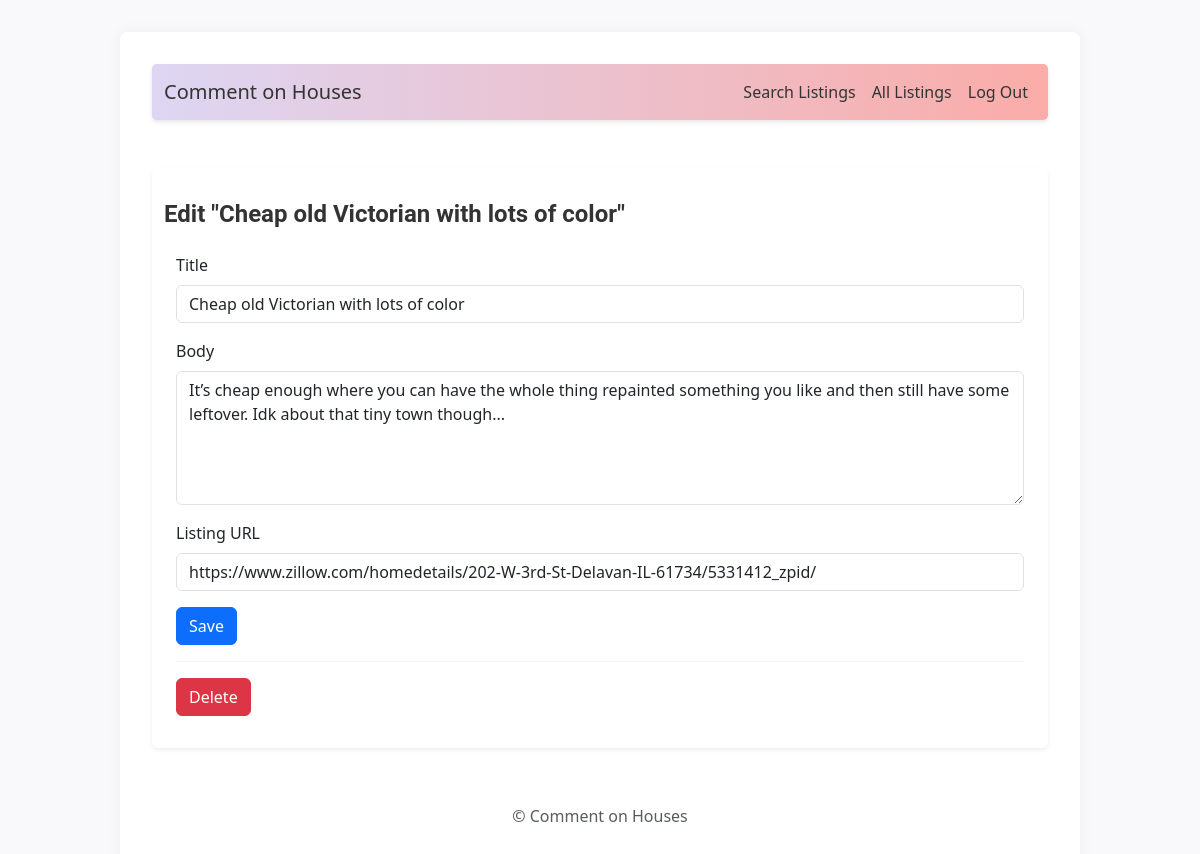
Page /14/update (signed in) on the committed database.
### tables this page shows
CREATE TABLE post (
  id INTEGER PRIMARY KEY AUTOINCREMENT,
  author_id INTEGER NOT NULL,
  created TIMESTAMP NOT NULL DEFAULT CURRENT_TIMESTAMP,
  title TEXT NOT NULL,
  body TEXT NOT NULL,
  listing TEXT,
  state TEXT,
  FOREIGN KEY (author_id) REFERENCES user (id)
);

### flaskr/blog.py (the view, shortened to what this page needs)
@bp.route('/<int:id>/update', methods=('GET', 'POST'))
@login_required
def update(id):
    post = get_post(id)
    return render_template('blog/update.html', post=post)

### flaskr/auth.py (called while the page is built)
def login_required(view):
    @functools.wraps(view)
    def wrapped_view(**kwargs):
        if g.user is None:
            return redirect(url_for('auth.login'))
        return view(**kwargs)
    return wrapped_view

@bp.before_app_request
def load_logged_in_user():
    user_id = session.get('user_id')
    if user_id is None:
        g.user = None
    else:
        g.user = get_db().execute(
            'SELECT * FROM user WHERE id = ?', (user_id,)
        ).fetchone()

### flaskr/blog.py (called while the page is built)
def get_post(id, check_author=True):
    post = get_db().execute(
        'SELECT p.id, title, body, created, author_id, username, listing'
        ' FROM post p JOIN user u ON p.author_id = u.id'
        ' WHERE p.id = ?',
        (id,)
    ).fetchone()
    if post is None:
        abort(404, f"Post id {id} doesn't exist.")
    if check_author and post['author_id'] != g.user['id']:
        abort(403)
    return post

### flaskr/db.py (called while the page is built)
def get_db():
    if 'db' not in g:
        g.db = sqlite3.connect(
            current_app.config['DATABASE'],
            detect_types=sqlite3.PARSE_DECLTYPES
        )
        g.db.row_factory = sqlite3.Row
    return g.db

### flaskr/templates/blog/update.html
{% extends 'base.html' %}
{% block header %}
  <h1>{% block title %}Edit "{{ post['title'] }}"{% endblock %}</h1>
{% endblock %}
{% block content %}
  <div class="container mt-4">
    <form method="post">
      <div class="mb-3">
        <label for="title" class="form-label">Title</label>
        <input type="text" class="form-control" name="title" id="title" value="{{ request.form['title'] or post['title'] }}" required>
      </div>
      <div class="mb-3">
        <label for="body" class="form-label">Body</label>
        <textarea class="form-control" name="body" id="body" rows="5">{{ request.form['body'] or post['body'] }}</textarea>
      </div>
      <div class="mb-3">
        <label for="listing" class="form-label">Listing URL</label>
        <input type="url" class="form-control" name="listing" id="listing" value="{{ request.form['listing'] or post['listing'] }}">
      </div>
      <button type="submit" class="btn btn-primary">Save</button>
    </form>
    <hr>
    <form action="{{ url_for('blog.delete', id=post['id']) }}" method="post">
      <button type="submit" class="btn btn-danger" onclick="return confirm('Are you sure?');">Delete</button>
    </form>
  </div>
{% endblock %}

### flaskr/static/style.css (style rules this page uses)
html { font-family: "Roboto", sans-serif; background: #f9f9fb; color: #424242; line-height: 1.6; }
body { max-width: 80vw; margin: 2rem auto; background: #fff; padding: 2rem; box-shadow: 0 0 15px rgba(0, 0, 0, 0.05); border-radius: 8px; }
h1 { font-family: 'Roboto'; color: #333; font-size: 1.5rem; margin: 1rem 0; margin-top: 0; align-self: center; font-weight: bold; }
hr { border: none; border-top: 1px solid lightgray; }

### rows in the picture
post: title "Cheap old Victorian with lots of color", body "It’s cheap enough where you can have the whole thing repainted something you like and then still have some leftover. Idk about that tiny town though...", listing "https://www.zillow.com/homedetails/202-W-3rd-St-Delavan-IL-61734/5331412_zpid/"
